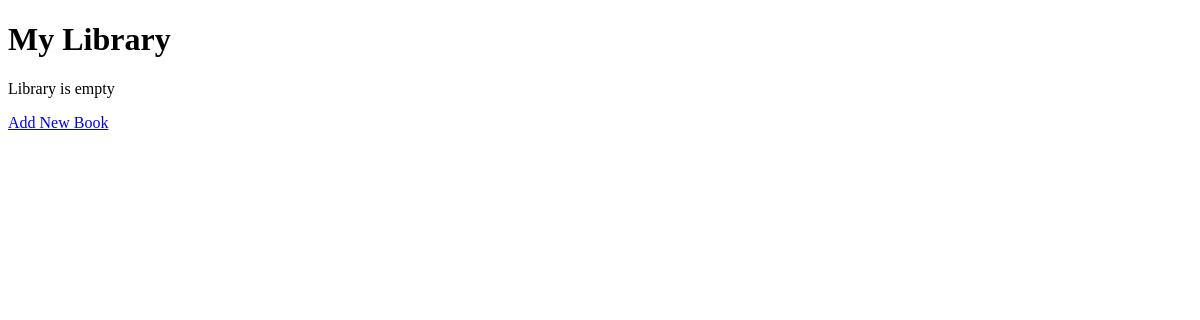
Before: / with the older database file.
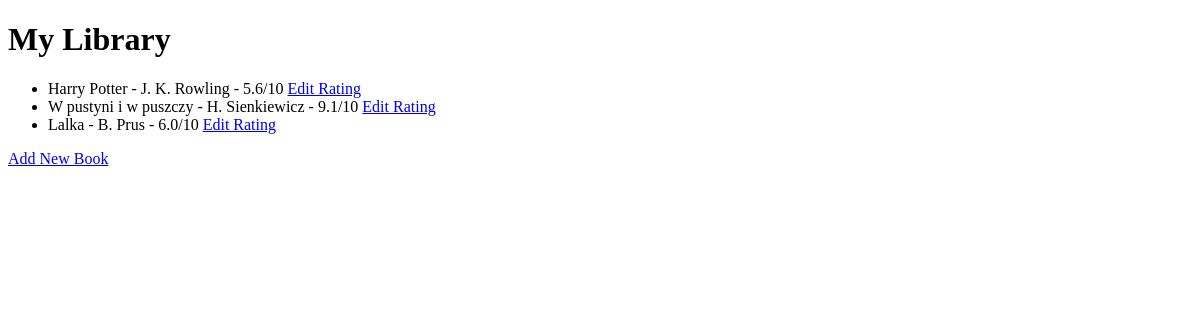
After: the same page with the newer database file.
### main.py (models this page shows)
class Books(db.Model):
    id = db.Column(db.Integer, primary_key=True)
    title = db.Column(db.String, unique=True, nullable=False)
    author = db.Column(db.String, nullable=False)
    rating = db.Column(db.Float, nullable=False)

### main.py (the view)
@app.route('/')
def home():
    result = db.session.execute(db.select(Books))
    all_books = result.scalars().all()
    is_empty = not bool(all_books)
    return render_template('index.html', all_books=all_books, is_empty=is_empty)

### templates/index.html (shortened to what this page needs)
<!DOCTYPE html>
<html lang="en">
  <head>
  </head>
  <body>
    <h1>My Library</h1>
      {% if is_empty %}
        <p>Library is empty</p>
      {% else %}
        <ul>
        {% for book in all_books %}
          <li> {{ book.title }} - {{ book.author }} - {{ book.rating }}/10 <a href={{ url_for('edit_rating', book_id=book.id) }}>Edit Rating</a></li>
        {% endfor %}
      {% endif %}
    </ul>
    <a href="{{ url_for('add') }}">Add New Book</a>
  </body>
</html>

Changed rows visible on the page:
added Books: title "Harry Potter", author "J. K. Rowling", rating "5.6"
added Books: title "W pustyni i w puszczy", author "H. Sienkiewicz", rating "9.1"
added Books: title "Lalka", author "B. Prus", rating "6.0"
Other visible differences:
text no longer shown: "Library is empty"
